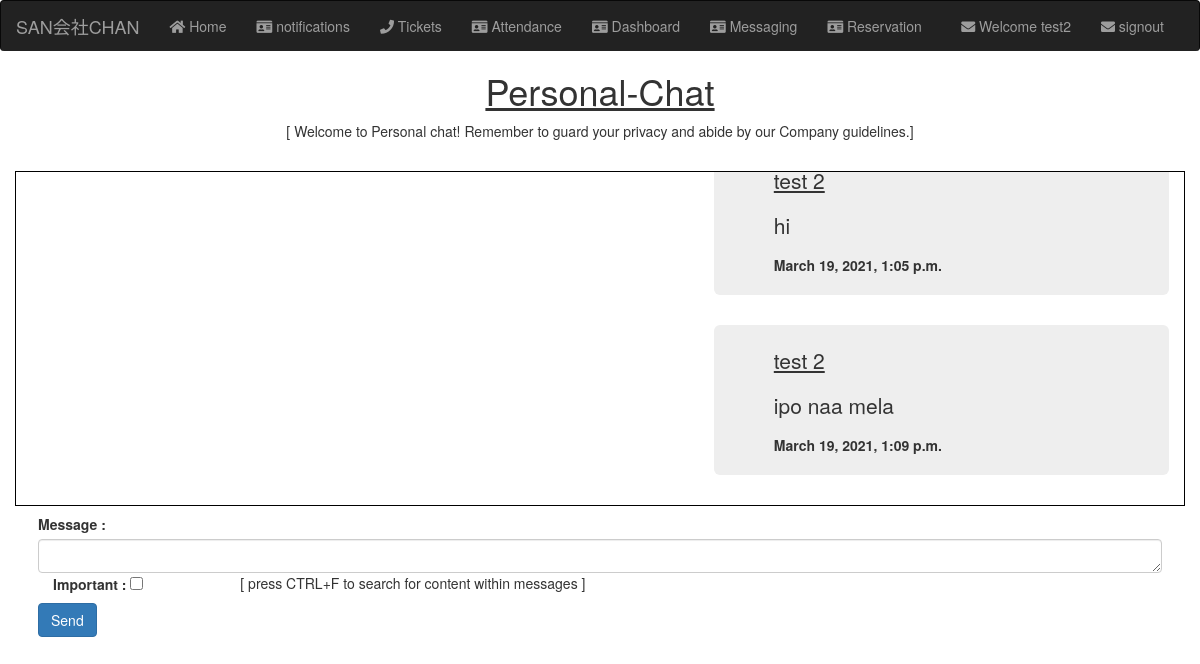
Page /message/chat/1 (signed in) on the earlier database version.
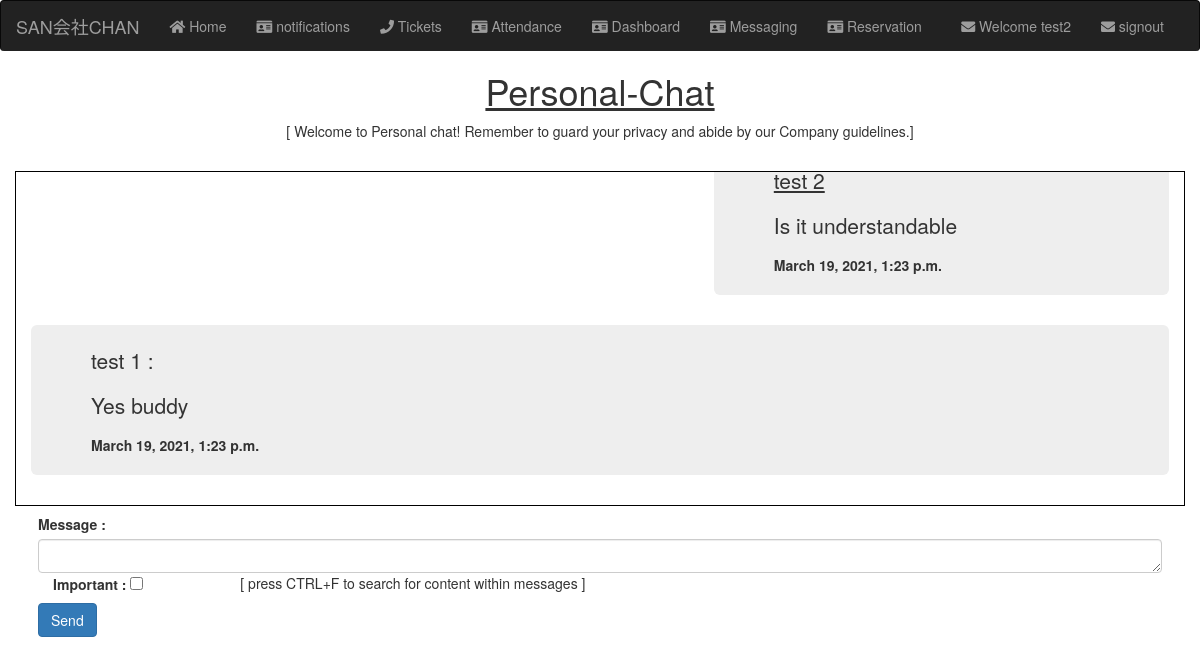
Same page on the later database version.
### messaging/models.py (models this page shows)
class Messaging(models.Model):
    user = models.ForeignKey(User, on_delete=models.CASCADE, related_name= "emp_messaging")
    user_profile = models.ForeignKey(user_profile, on_delete=models.CASCADE , related_name= "user_profile_messaging")
    employee = models.ForeignKey(Employee, on_delete=models.CASCADE , related_name= "emp_messaging")
    message = models.TextField(max_length=300)
    sender = models.ForeignKey(Employee, on_delete=models.CASCADE , related_name= "emp_sender_messaging")
    reciever = models.ForeignKey(Employee, on_delete=models.CASCADE , related_name= "emp_reciever_messaging" , blank=True , null=True)
    created_at = models.DateTimeField(auto_now_add=True)
    important = models.BooleanField(blank = True, null=True)
    def __str__(self):
        name = str(self.sender) +' ' +  str(self.message)[0:10]
        return str(name)

### structure/models.py (models this page shows, shortened)
class Employee(models.Model):
    user_profile = models.ForeignKey(user_profile, on_delete=models.CASCADE, null=True, blank=True )
    emp_no = models.IntegerField( primary_key=True)
    birth_date = models.DateField()
    first_name = models.CharField(max_length=14)
    last_name = models.CharField(max_length=16)
    gender = models.CharField(max_length=1)
    hire_date = models.DateField()
    address = models.TextField(max_length=100, blank = True, null=True, default="NAN")
    class Meta:
        verbose_name = ('employee')
        verbose_name_plural = ('employees')
    def __str__(self):
        return "{} {}".format(self.first_name, self.last_name)

### messaging/views.py (the view, shortened to what this page needs)
# urls.py: path('chat/<int:pk>', views.chat , name = "chat"),
def chat(request,pk):
    sender_msg = Messaging.objects.all().filter(reciever__user_profile__user=request.user , sender__emp_no = pk)
    reciever_msg = Messaging.objects.all().filter(sender__user_profile__user=request.user , reciever__emp_no = pk)
    curr_user = request.user
    curr_user_emp = Employee.objects.get(user_profile__email = curr_user.email)
    result_list = sorted(
    chain(sender_msg, reciever_msg),
    key=attrgetter('created_at') , reverse=True)
    print('sender msg ', curr_user)
    print('reciever msg ', curr_user_emp)
    print(result_list)
    context = {
        'curr_user' : curr_user ,
        'curr_user_employee' : curr_user_emp ,
        'msg_list' : result_list ,
    }
    return render(request,'messaging/chat.html' , context)

### templates/messaging/chat.html (shortened to what this page needs)
<!DOCTYPE html>
{% extends "base.html" %}
{% load static %}
{% block body %}
<h1  style="text-align: center; padding:0px ;"> <u> Personal-Chat </u> </h1>
    <p style="text-align: center;  padding:0px ;">[ Welcome to Personal chat! Remember to guard your privacy and abide by our Company guidelines.]</p> <br>
    <div class="container msg-div" style="border: 1px solid black;">
    {% for items in msg_list %}
            {% if items.sender == curr_user_employee %}
                {% if items.important == True %}
                    <div class="jumbotron chat-jumbotron-right" style= "background-color:#eed202;">
                            <p> <u> {{items.sender}}  </u> </p>
                            <p> {{items.message}} </p>
                            <b> {{items.created_at}} </b>
                    </div>
                {% else %}
                    <div class="jumbotron chat-jumbotron-right">
                        <p> <u> {{items.sender}}  </u> </p>
                        <p> {{items.message}} </p>
                        <b> {{items.created_at}} </b>
                    </div>
                {% endif %}
            {% else %}
                {% if items.important == True %}
                    <div class="jumbotron chat-jumbotron-left" style= "background-color:#eed202;" >
                        <p> {{items.sender}} : </p>
                        <p>{{items.message}}</p>
                        <b>{{items.created_at}}</b>
                    </div>
                {% else %}
                    <div class="jumbotron chat-jumbotron-left">
                        <p> {{items.sender}} : </p>
                        <p>{{items.message}}</p>
                        <b>{{items.created_at}}</b>
                    </div>
                {% endif %}
            {% endif %}
    {% endfor %}
</div>
<div class="container message-input-bottom" >
    <form style="padding : 8px" method=POST>
        <div class="form-group">
            <label for="message"> Message : </label>
            <textarea class="form-control" name="message" rows="1"></textarea>
            <div class="col-sm-12">
                <div class="row">
                    <div class="col-sm-2">
                        <label for="important"> Important : </label>
                        <input type="checkbox" name="important">
                    </div>
                    <div class="col-sm-9">
                        <p style="padding-left: 0px;">[ press CTRL+F to search for content within messages ]</p>
                    </div>
                </div>
            </div>
            <input type="submit" class="btn btn-primary" value="Send">
        </div>
    </form>
</div>
{% endblock %}

Differences in the rows shown:
no longer on this page (row unchanged): Messaging: sender "test 2", message "ipo naa mela", created_at "March 19, 2021, 1:09 p.m."
no longer on this page (row unchanged): Messaging: sender "test 2", message "hi", created_at "March 19, 2021, 1:05 p.m."
added Messaging: sender "test 1", message "Yes buddy", created_at "March 19, 2021, 1:23 p.m."
added Messaging: sender "test 2", message "Is it understandable", created_at "March 19, 2021, 1:23 p.m."
